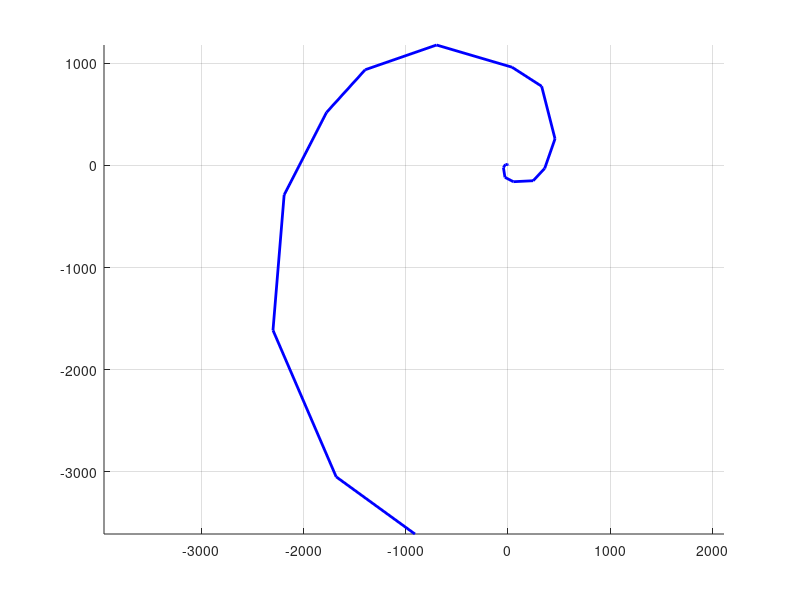

The MATLAB script that drew this image:
function L = pnumber_squares_spiral(N, option_display)
%% pnumber_squares_spiral : function to display the spiral of prime number
% squares, compute and check its total length from p_n = 5 equals L = 24k + 1.  
%
% Author : nicolas.douillet (at) free.fr, 2023-2025.
%
%
% Inputs
%
% - N : integer scalar, N > 3. The first integer greater than the maximum wished prime number. May be or not be a prime number.
%
% - option_display : either numeric *1/0 or logical *true/false, the display option. 
%
%
% Output
%
% - L : integer scalar, the total length of the prime number squares spiral.


%% Input parsing
if nargin < 2
   
    option_display = true;
    
    if nargin  < 1
       
        N = 67;
        
    end
    
end


%% Body
v = cat(2,1,primes(N)); % prime vector

M = cat(1,v(1:end-1),v(2:end),zeros(1,length(v)-1));   
M = cat(2,[0;0;0],M);
Q = cat(1,v.^2,zeros(1,length(v)),zeros(1,length(v)));

% Angle between two consecutive primes
beta = acos(M(1,1:end)./M(2,1:end)); % to build succesive rectangle triangles
beta(1,1) = 0;
theta = cumsum(beta);
 
R = @(alpha)[cos(alpha) -sin(alpha) 0;
             sin(alpha)  cos(alpha) 0;
             0           0          1];

P = Q(:,1);
k = 2;

% Compute prime squares spiral point coordinates
while k < 1 + size(M,2)
    
    P(:,k-1) = R(theta(1,k-1))*Q(:,k-1);                
    k = k+1;
    
end

P(3,:) = zeros(1,size(P,2));


% Spiral length check
L = 25 + cumsum(diff(sqrt(sum(P(:,4:end).^2,1)),1,2),2);
disp('check : mod(L-1,24) == 0');
isequal(mod(round(L)-1,24) == 0,ones(1,size(L,2)))


%% Display
if option_display
    
    figure(1);
    set(gcf,'Color',[1 1 1]);
    line(P(1,:),P(2,:),P(3,:),'Color',[0 0 1],'Linewidth',2), hold on;
    axis square, axis equal;
    grid on;
    view(2);
    gca.Cipping = 'off';
    
end


end % pnumber_squares_spiral